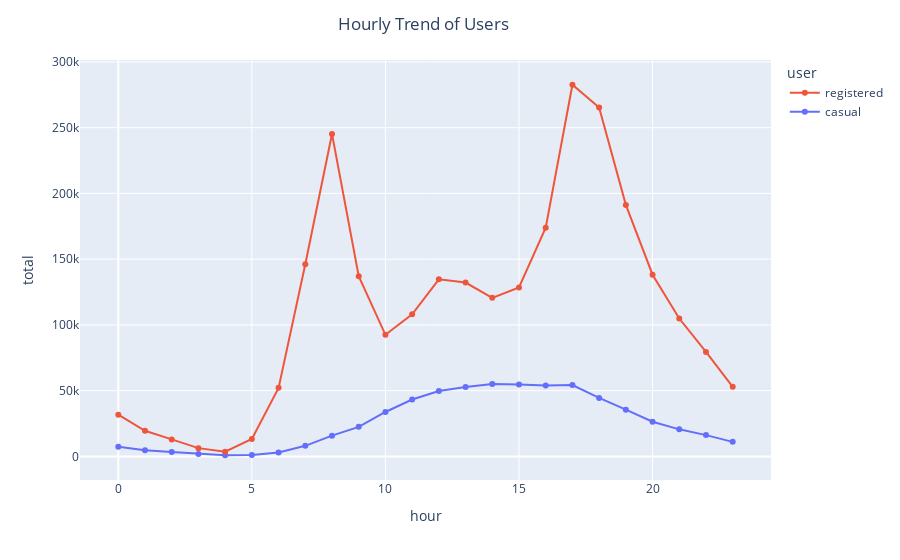

The cell this chart's notebook holds for it:
### Code cell
# Visualization chart 4
chart4 = px.line(hourly_df, x='hr', y=['casual', 'registered'], labels={'variable': 'user', 'hr': 'hour', 'value': 'total'}, markers=True)
chart4.update_layout(
  title={
    'text': 'Hourly Trend of Users',
    'x': 0.47,
    'xanchor': 'center'
  },
  xaxis_title='hour',
  yaxis_title='total',
  legend_traceorder='reversed',
  hovermode='x unified'
)

### Figure 1 — Plotly figure (JSON) as saved in the notebook; plotly's stock layout.template omitted (floating-point values rounded to 4 significant figures)
{"data": [{"hovertemplate": "user=casual<br>hour=%{x}<br>total=%{y}<extra></extra>", "legendgroup": "casual", "line": {"color": "#636efa", "dash": "solid"}, "marker": {"symbol": "circle"}, "mode": "lines+markers", "name": "casual", "orientation": "v", "showlegend": true, "type": "scatter", "x": [0, 1, 2, 3, 4, 5, 6, 7, 8, 9, 10, 11, 12, 13, 14, 15, 16, 17, 18, 19, 20, 21, 22, 23], "xaxis": "x", "y": [7375, 4709, 3412, 1893, 874, 1012, 3017, 8037, 15761, 22458, 33789, 43286, 49718, 52713, 55089, 54606, 53834, 54220, 44496, 35505, 26378, 20570, 16200, 11065], "yaxis": "y"}, {"hovertemplate": "user=registered<br>hour=%{x}<br>total=%{y}<extra></extra>", "legendgroup": "registered", "line": {"color": "#EF553B", "dash": "solid"}, "marker": {"symbol": "circle"}, "mode": "lines+markers", "name": "registered", "orientation": "v", "showlegend": true, "type": "scatter", "x": [0, 1, 2, 3, 4, 5, 6, 7, 8, 9, 10, 11, 12, 13, 14, 15, 16, 17, 18, 19, 20, 21, 22, 23], "xaxis": "x", "y": [31755, 19455, 12940, 6281, 3554, 13249, 52115, 146134, 245240, 136980, 92468, 108034, 134696, 132206, 120563, 128543, 173914, 282640, 265276, 191284, 138172, 104875, 79412, 52876], "yaxis": "y"}], "layout": {"hovermode": "x unified", "legend": {"title": {"text": "user"}, "tracegroupgap": 0, "traceorder": "reversed"}, "margin": {"t": 60}, "title": {"text": "Hourly Trend of Users", "x": 0.47, "xanchor": "center"}, "xaxis": {"anchor": "y", "domain": [0, 1], "title": {"text": "hour"}}, "yaxis": {"anchor": "x", "domain": [0, 1], "title": {"text": "total"}}}}
